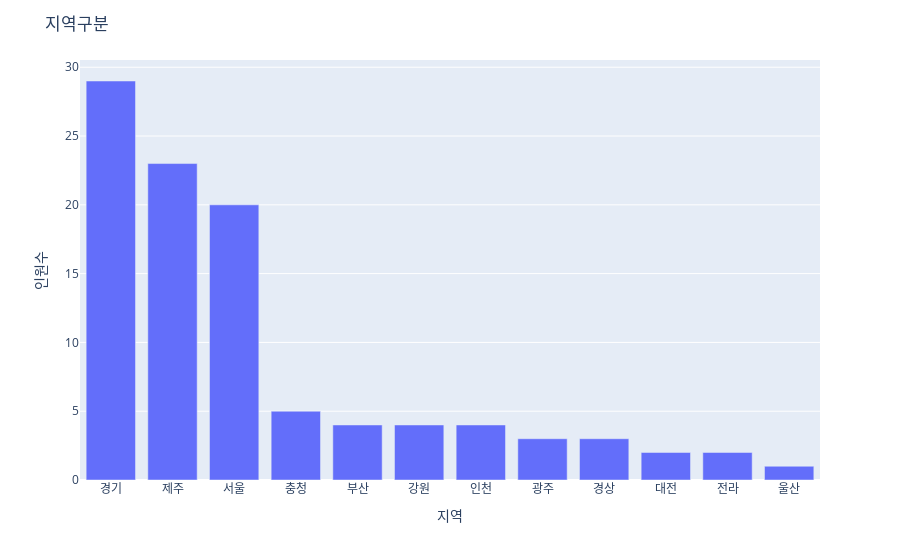

Notebook cell for this chart:
### Code cell
fig = px.bar(local, x = local.index, y = local[0].values)
fig.update_layout(title_text = '지역구분', xaxis_title = "지역", yaxis_title = "인원수")
fig.show()

### Figure 1 — Plotly figure (JSON) as saved in the notebook; plotly's stock layout.template omitted (floating-point values rounded to 4 significant figures)
{"data": [{"alignmentgroup": "True", "hovertemplate": "index=%{x}<br>y=%{y}<extra></extra>", "legendgroup": "", "marker": {"color": "#636efa", "pattern": {"shape": ""}}, "name": "", "offsetgroup": "", "orientation": "v", "showlegend": false, "textposition": "auto", "type": "bar", "x": ["경기", "제주", "서울", "충청", "부산", "강원", "인천", "광주", "경상", "대전", "전라", "울산"], "xaxis": "x", "y": [29, 23, 20, 5, 4, 4, 4, 3, 3, 2, 2, 1], "yaxis": "y"}], "layout": {"barmode": "relative", "legend": {"tracegroupgap": 0}, "margin": {"t": 60}, "title": {"text": "지역구분"}, "xaxis": {"anchor": "y", "domain": [0, 1], "title": {"text": "지역"}}, "yaxis": {"anchor": "x", "domain": [0, 1], "title": {"text": "인원수"}}}}
